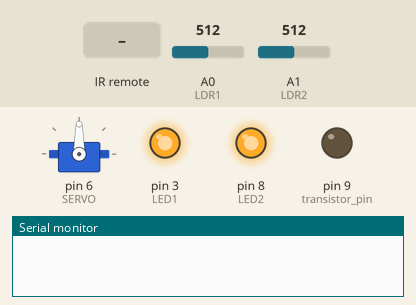
A sketch run on a simulated Arduino Uno, built with avr-gcc and run on an emulated ATmega328P. On the bench: servo, output pins drawn as LEDs (lit = HIGH), the last lines printed to the serial monitor. Dashed ring = blinking. The test bench sets the inputs (shaded band); at power-on: A0 (LDR1) = 512, A1 (LDR2) = 512.

Above: at 3.2 s.
3.3 s: infrared code 0xB946FF00 received
At 4.7 s:
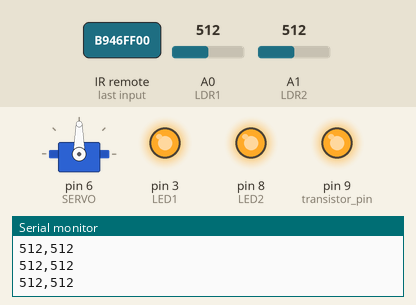
6.3 s: infrared code 0xF609FF00 received
At 6.6 s:
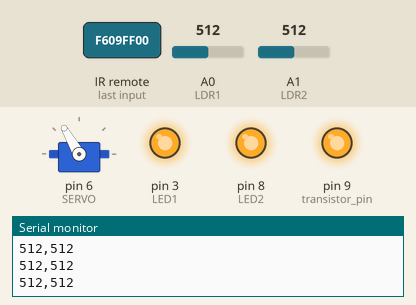
9.3 s: A0 (LDR1) set to 986
12.3 s: A0 (LDR1) set to 1014
At 13.4 s:
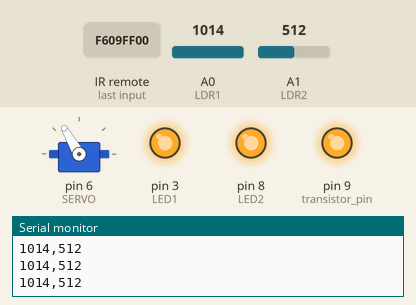
15.3 s: A1 (LDR2) set to 590
18.3 s: A1 (LDR2) set to 609
At 20.6 s:
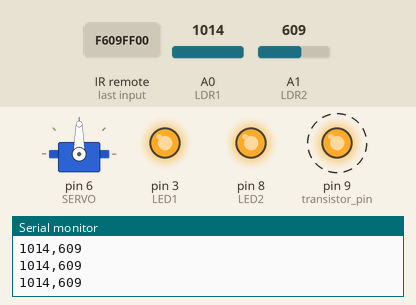
Timing chart, 0 to 22.1 s (numbered marks = the images above; inputs shaded):
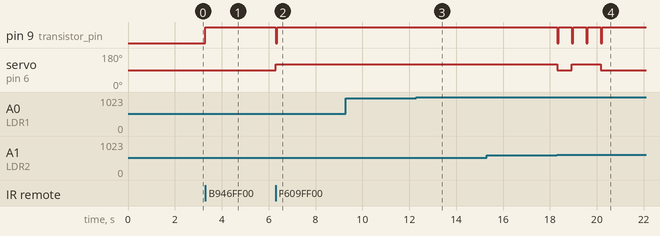

Measured:
- the behaviour switches between 599 and 600 on A1 (LDR2) (found by bisection; images 3 and 4)
- after the input at 3.3 s, pin 9 (transistor_pin): LOW → HIGH at once
- after the input at 6.3 s, pin 9 (transistor_pin): HIGH → LOW at once, → HIGH 0.05 s later; servo on pin 6 (SERVO): 90° → 120° at once
- after the input at 12.3 s, pin 9 (transistor_pin): stays HIGH (without the input it goes to LOW after 3.0 s)
- after the input at 18.3 s, pin 9 (transistor_pin): alternates HIGH for 0.56 s and LOW for 0.05 s, 8 changes in all, then stays HIGH, starting at once; servo on pin 6 (SERVO): 120° → 90° at once, → 120° 0.62 s later, → 90° 1.2 s later

The sketch:

proto1.ino
```cpp
#include "IRremote.h"
#include "Servo.h"

#define SERVO 6
#define LDR1 0
#define LDR2 1
#define LED1 3
#define LED2 8


int receiver = 12; // Signal Pin of IR receiver to Arduino Digital Pin
int servoAngle = 90;
Servo turnServo = Servo();
int leftReading = 0;
int rightReading = 0;
int blackThreshold = 600;
int timeStep = 0;
boolean turnFlag = false;
int zeroAngle = 90;
int turnAngle = 30;
boolean alreadyTurning = false;
boolean go = false;
int numberOfGates = 0;

// Turning radius 11.5 in or 2.7 seconds

void setup()
{
  Serial.begin(9600);

  pinMode(9, OUTPUT); //transistor pin
  IrReceiver.begin(receiver, ENABLE_LED_FEEDBACK); // Start the receiver

  pinMode(LED1, OUTPUT);
  digitalWrite(LED1, HIGH);
  pinMode(LED2, OUTPUT);
  digitalWrite(LED2, HIGH);

  turnServo.attach(SERVO);
  turnServo.write(servoAngle);
  digitalWrite(9, LOW);
  delay(2000);
}

void loop()
{
  if (go) {
    leftReading = analogRead(LDR1);
    rightReading = analogRead(LDR2);
    Serial.print(leftReading);
    Serial.print(",");
    Serial.println(rightReading);

    int mil = millis();

    if (leftReading >= blackThreshold && rightReading  >= blackThreshold && (mil - timeStep) > 600) {
      timeStep = mil;
      if (!alreadyTurning) {
        alreadyTurning = true;
        if (numberOfGates == 0)
          turnWheel(-1);
        else if (numberOfGates == 2)
          turnWheel(1);
      } else {
        alreadyTurning = false;
        if (numberOfGates == 1)
          turnWheel(1);
        else if (numberOfGates == 3)
          turnWheel(-1);
      }
      numberOfGates++;
    } else if (leftReading <= blackThreshold && rightReading  <= blackThreshold)
      turnFlag = false;

    digitalWrite(9, HIGH);
    delay(20);
    digitalWrite(9, LOW);
    delay(2);

  }
  if (IrReceiver.decode()) // have we received an IR signal?
  {
    if (IrReceiver.decodedIRData.decodedRawData == 3108437760) {  //vol+ button, uses raw value instead of hex
      Serial.println("up");
      //      digitalWrite(9, HIGH);  //transistor
      //      delay(2900); //
      //      digitalWrite(9, LOW);
      go = true;
    }
    else if (IrReceiver.decodedIRData.decodedRawData == 3927310080) { //vol- button
      Serial.println("down");
      digitalWrite(9, LOW);
      go = false;

    }
    else if (IrReceiver.decodedIRData.decodedRawData == 3141861120) { //skip to start button
      Serial.println("left");
      zeroAngle -= 2;
      resetWheel();
    }
    else if (IrReceiver.decodedIRData.decodedRawData == 3158572800) { //skip to end button
      Serial.println("right");
      zeroAngle += 2;
      resetWheel();
    } else if (IrReceiver.decodedIRData.decodedRawData == 4127850240) {//up key
      turnWheel(1);
    } else if (IrReceiver.decodedIRData.decodedRawData == 4161273600) { // Down key
      turnWheel(-1);
    }
    IrReceiver.resume();
  }

}

void resetWheel() {
  if (zeroAngle > 135)
    zeroAngle = 135;
  else if (zeroAngle < 45)
    zeroAngle = 45;

  servoAngle = zeroAngle;
  turnServo.write(servoAngle);
}
void turnWheel (int dir) {
  servoAngle += dir * turnAngle;

  if (servoAngle > zeroAngle + turnAngle)
    servoAngle = zeroAngle + turnAngle;
  else if (servoAngle < zeroAngle - turnAngle)
    servoAngle = zeroAngle - turnAngle;;

  turnServo.write(servoAngle);
  delay(50);
}
```
